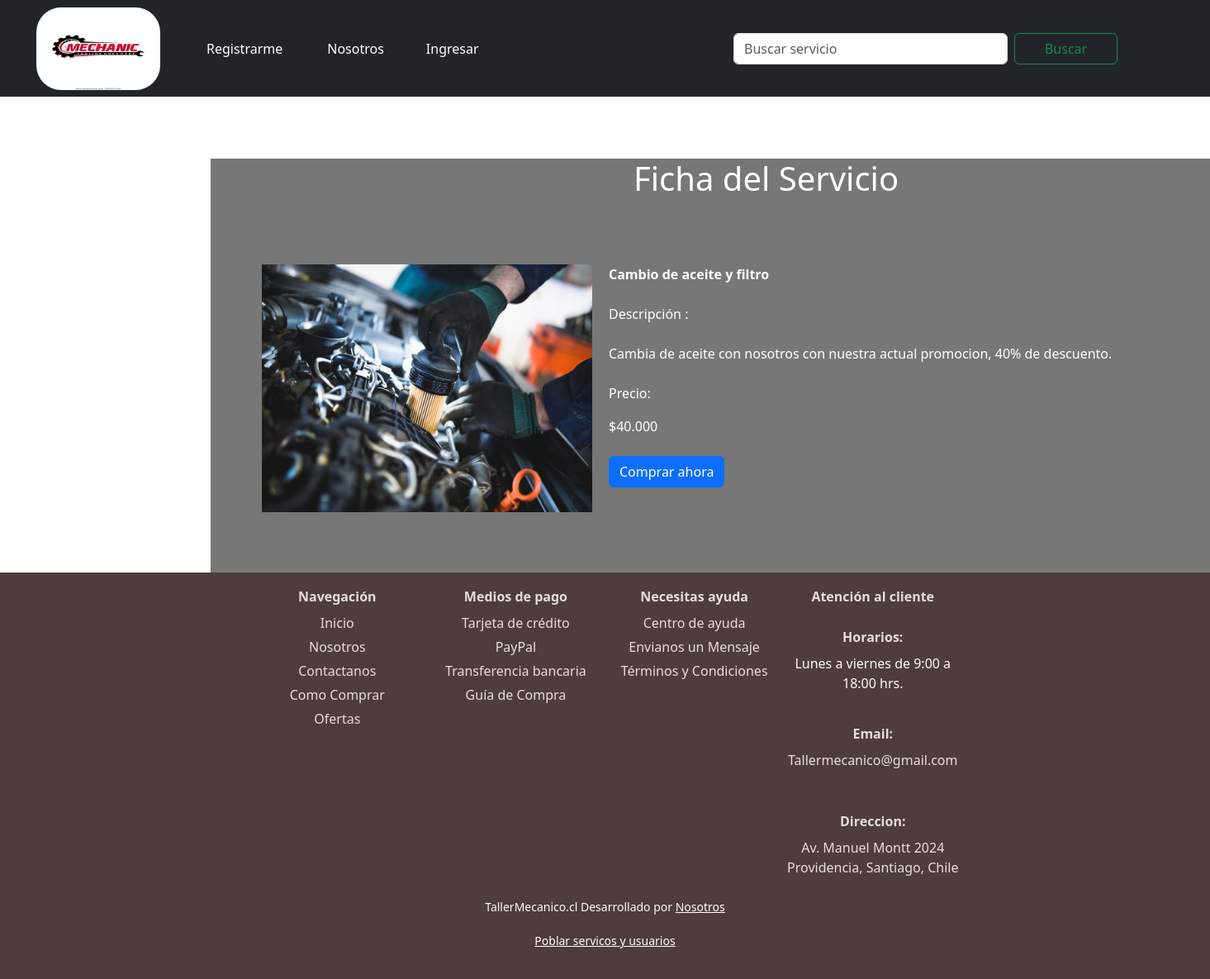
/ficha/1, run on the app's committed database.
### core/models.py (models this page shows, shortened)
class Servicio(models.Model):
    nombre = models.CharField(max_length=100, blank=False, null=False, verbose_name='Nombre del servicio')
    descripcion = models.CharField(max_length=400, blank=False, null=False, verbose_name='Descripción')
    precio = models.IntegerField(blank=False, null=False, verbose_name='Precio')
    imagen = models.ImageField(upload_to='productos/', blank=False, null=False, verbose_name='Imagen')
    class Meta:
        db_table = 'Servicio'
        verbose_name = "Servicio"
        verbose_name_plural = "Servicios"
        ordering = [ 'nombre']

### core/views.py (the view)
# urls.py: path('ficha/<servicio_id>',ficha ,name="ficha"),
def ficha(request,servicio_id):
    context = obtener_info_producto(servicio_id)
    return render(request, 'core/Ficha.html', context)

### core/templatetags/custom_filters.py (called while the page is built)
@register.filter
def formatear_dinero(value):
    value = round(value)
    value = f'${value:,}'
    value = value.replace(',', '.')
    return value

### core/views.py (called while the page is built)
def obtener_info_producto(servicio_id):
    servicios = Servicio.objects.get(id=servicio_id)
    return {
        'id':servicios.id,
        'nombre': servicios.nombre,
        'descripcion': servicios.descripcion,
        'precio':servicios.precio,
        'imagen': servicios.imagen,
    }

### core/templates/core/Ficha.html
{% extends 'core/base.html' %}
{% load static %}
{% load custom_filters %}
{% block content %}
  <div class="container-fluid">
    <div  class="row">
      <div id="txt1"  class="col-12">
        <h1 class="stp1" style="color:white;">Ficha del Servicio </h1>
<br>
<br>
<br>
        <div  class="container-sm">
          <div class="row">
            <div class="col-3">
              <img style="margin-left:20px;"
              width="400px"
              height="300"
              src="/media/{{ imagen }}"
              alt=""></div>
            <div id="txt"
            style="color:white;"
            class="col-8">
              <b style="color:white;"
              class="titulo-producto">{{ nombre }}
              </b>
              <p style="color:white;"><br>Descripción : <br> <br>
              {{ descripcion }}<br> <br>
              Precio:</p>
              {{ precio|formatear_dinero  }}<br><br>
              <button
              type="submit"
              class="btn btn-primary"
              >Comprar ahora</button>
            </div>
          </div>
        </div>
      </div>
      <br><br>
      {% endblock content %}

### core/static/core/CSS/cosas.css (style rules this page uses)
#txt { margin-left: 110px; }
#txt1 { background-color: rgba(0, 0, 0, 0.532); width: 1380px; margin-left: 255px; padding-bottom: 5%; }
.bodystyle1::before { content: ""; background-image: url("https://p4.wallpaperbetter.com/wallpaper/592/800/875/4k-2018-cars-lamborghini-aventador-s-roadster-luxury-cars-wallpaper-preview.jpg"); background-repeat: no-repeat; background-size: cover; background-attachment: fixed; position: fixed; top: 0; left: 0; width: 100%; height: 100%; z-index: -1; filter: blur(8px); }
.stp1 { margin-left: 500px; }

### data on the page
Servicio: imagen (picture), nombre "Cambio de aceite y filtro", descripcion "Cambia de aceite con nosotros con nuestra actual promocion, 40% de descuento."

### other printed values
{{ precio|formatear_dinero }} "$40.000"
